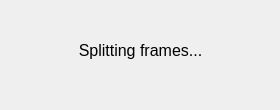
<?xml version="1.0" encoding="UTF-8"?>
<ui version="4.0">
 <class>waitDialog</class>
 <widget class="QDialog" name="waitDialog">
  <property name="geometry">
   <rect>
    <x>0</x>
    <y>0</y>
    <width>280</width>
    <height>110</height>
   </rect>
  </property>
  <property name="windowTitle">
   <string>Dialog</string>
  </property>
  <widget class="QLabel" name="label">
   <property name="geometry">
    <rect>
     <x>40</x>
     <y>10</y>
     <width>201</width>
     <height>81</height>
    </rect>
   </property>
   <property name="font">
    <font>
     <pointsize>12</pointsize>
     <weight>50</weight>
     <italic>false</italic>
     <bold>false</bold>
    </font>
   </property>
   <property name="text">
    <string>Splitting frames...</string>
   </property>
   <property name="alignment">
    <set>Qt::AlignCenter</set>
   </property>
  </widget>
 </widget>
 <resources/>
 <connections/>
</ui>
